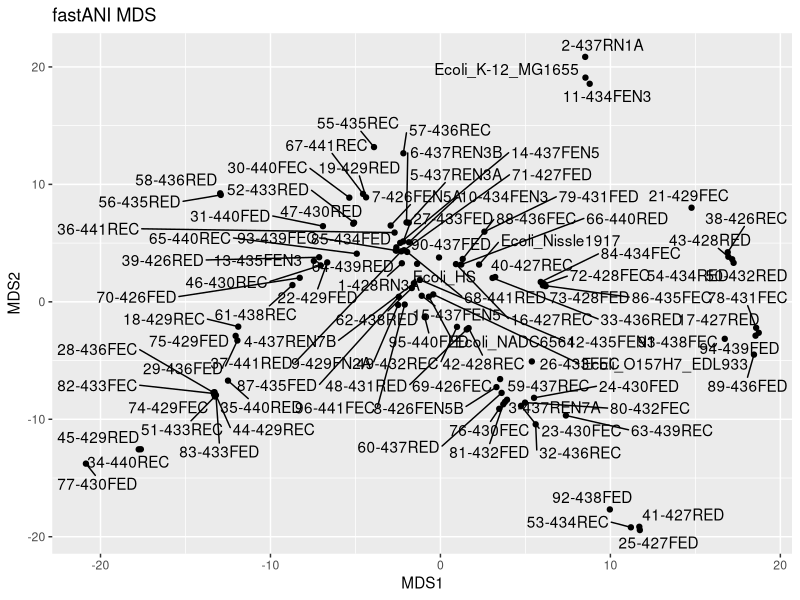
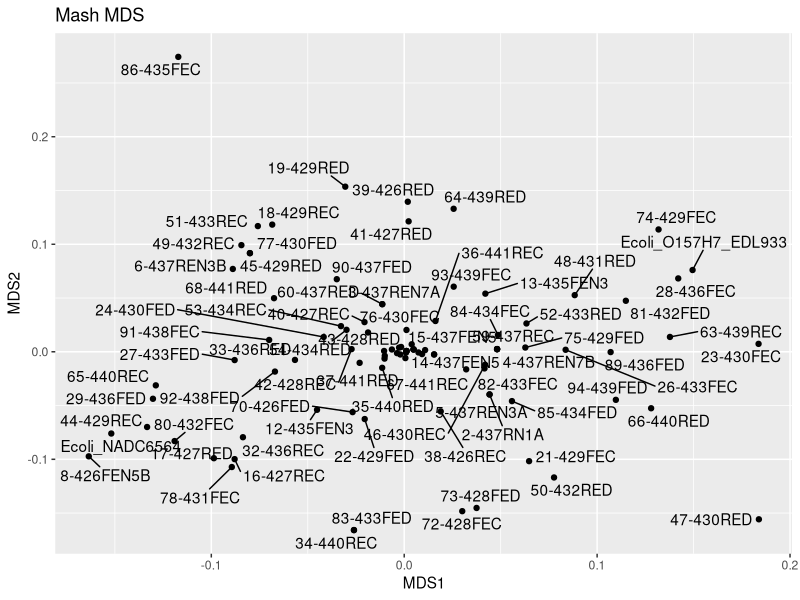
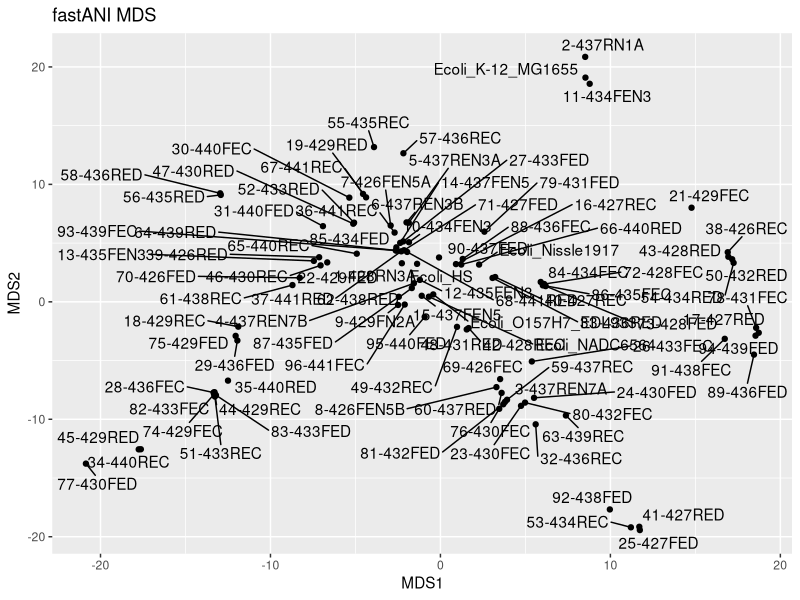
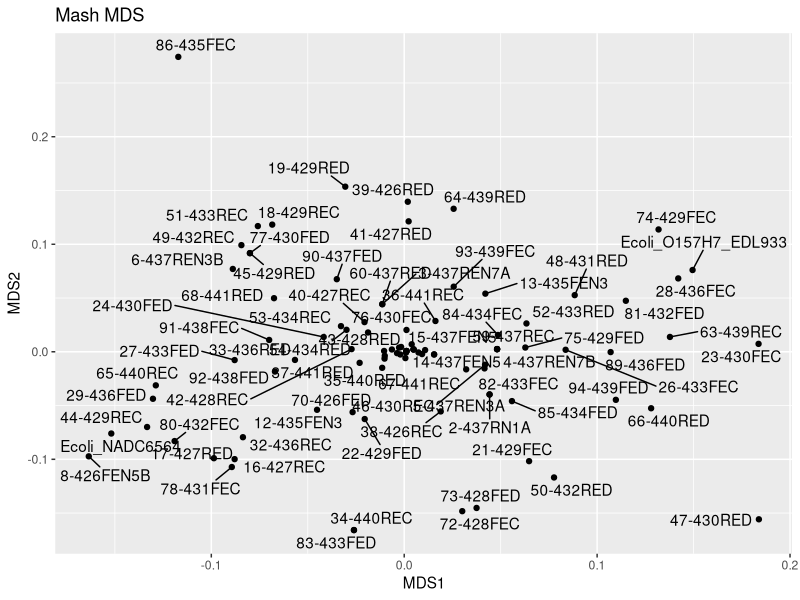

Source code (R) for these figures, in order: (Note: this script raises an error after producing the figures.)
#####################################################################################################
#FS19C QC - MDS of fastANI and Mash output
#Kathy Mou

#Purpose: Convert ANI pairwise genome-genome similarity calculations from Mash and fastANI to a distance matrix and visualize via MDS.

#Load library packages
library(ggplot2)
library(tidyverse)
library(ggrepel) #for geom_text_repel

sessionInfo()
#R version 4.0.2 (2020-06-22)


#####################################################################################################

#In mash and fastani files, removed extra path names (/home/..., _pol.fasta and .fasta) from elements in reference_id and query_id in excel before importing distances.tab to R so that distance calculation would work
#Otherwise, it produces errors saying duplicate 'row.names' are not allowed, non-unique values when setting 'row.names'


### FastANI ###
#Import fastani file, remove orthologous_matches, total_seq_fragments columns
fast_tab <- read_tsv('./Files/fs19cfastanioutput2.out.tab', col_names = c("reference_id", "query_id", "ani_dist", "orthologous_matches", "total_seq_fragments")) %>%
  select(-orthologous_matches) %>% 
  select(-total_seq_fragments)

#Calculate distance
fast_dist <- fast_tab %>%
  pivot_wider(names_from = reference_id, values_from=ani_dist) %>%
  column_to_rownames(var='query_id') %>%
  as.dist() #distance matrix computation that computes distances between rows of a data matrix

#Generate MDS
fast_mds <- cmdscale(fast_dist) %>% as.data.frame() %>%
  rownames_to_column(var='reference_id')
#cmdscale = classic MDS of a data matrix

#Plot MDS
plot_fast_mds <-
  fast_mds %>% ggplot(aes(x=V1, y=V2)) +
  geom_point()+
  geom_text_repel(aes(label=reference_id), max.overlaps = 50) +
  labs(x='MDS1', y='MDS2') +
  ggtitle("fastANI MDS")

plot_fast_mds

ggsave("FS19C_fastaniMDS.tiff", plot=plot_fast_mds, width = 9, height = 8, dpi = 500, units =c("in"))


### Mash ###
#Import mash file, add ani_dist column, remove ANI / pvalue / matching_hashes columns
mash_tab <- read_tsv('./Files/distances.tab', col_names = c("reference_id", "query_id", "ANI", "pvalue", "matching_hashes")) %>%
  mutate(ani_dist=1-ANI) %>%
  select(-ANI) %>% 
  select(-pvalue) %>% 
  select(-matching_hashes)

#Calculate distance
mash_dist <- mash_tab %>%
  pivot_wider(names_from = reference_id, values_from=ani_dist) %>%
  column_to_rownames(var='query_id') %>%
  as.dist() #distance matrix computation that computes distances between rows of a data matrix

#Generate MDS
mash_mds <- cmdscale(mash_dist) %>% as.data.frame() %>%
  rownames_to_column(var='reference_id')
#cmdscale = classic MDS of a data matrix

#Plot MDS
plot_mash_mds <-
  mash_mds %>% ggplot(aes(x=V1, y=V2)) +
  geom_point()+
  geom_text_repel(aes(label=reference_id), max.overlaps = 50) +
  labs(x='MDS1', y='MDS2') +
  ggtitle("Mash MDS")

plot_mash_mds

ggsave("FS19C_mashMDS.tiff", plot=plot_mash_mds, width = 9, height = 8, dpi = 500, units =c("in"))

#Jules sample code
ani_tab <- read_tsv('./Files/ANIm_percentage_identity.tab') %>%
  pivot_longer(cols = -X1, names_to='genome', values_to='ANI') %>%
  mutate(ani_dist=1-ANI) %>%
  select(-ANI)

ani_dist <- ani_tab %>%
  pivot_wider(names_from = genome, values_from=ani_dist) %>%
  column_to_rownames(var='X1') %>%
  as.dist()

ani_mds <- cmdscale(ani_dist) %>% as.data.frame() %>%
  rownames_to_column(var='genome')

p_mds <-
  ani_mds %>% ggplot(aes(x=V1, y=V2)) +
  geom_point()+
  geom_text_repel(aes(label=genome), max.overlaps = 50) +
  labs(x='MDS1', y='MDS2')

p_mds